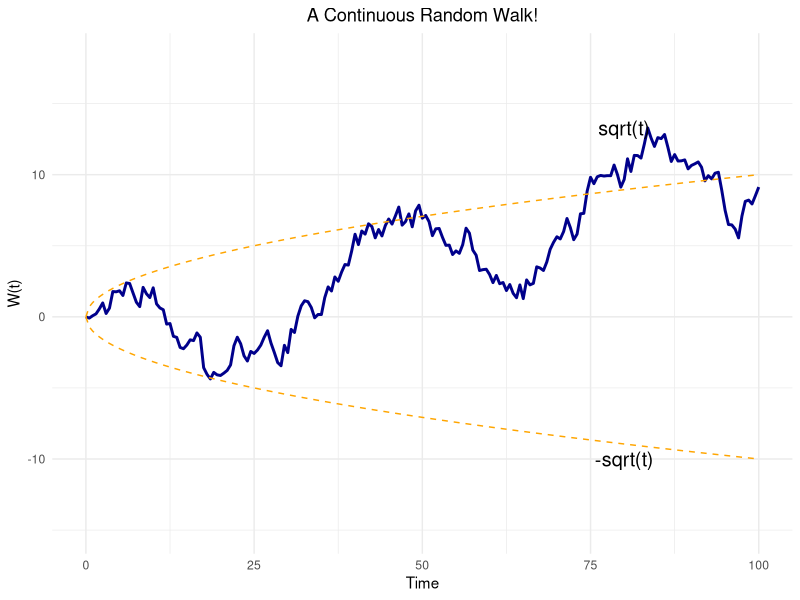

Here is the R script that generated this plot:
library(ggplot2)

T <- 100  
n_steps <- 200  
n_paths <- 1  
dt <- T / n_steps  

generate_brownian <- function(T, n_steps, n_paths) {
  paths <- matrix(0, nrow = n_steps + 1, ncol = n_paths)
  
  for (i in 2:(n_steps + 1)) {
    # Generate increments and create the Brownian path
    paths[i, ] <- paths[i - 1, ] + rnorm(n_paths, mean = 0, sd = sqrt(dt))
  }
  
  # Create a data frame for plotting
  t <- seq(0, T, length.out = n_steps + 1)
  paths_df <- data.frame(t = rep(t, times = n_paths),
                         value = as.vector(paths),
                         path = factor(rep(1:n_paths, each = n_steps + 1)))
  
  return(paths_df)
}

# Generate Brownian motion paths
paths_df <- generate_brownian(T = T, n_steps = n_steps, n_paths = n_paths)

# Define the standard deviation sqrt(t) for the plot
t <- seq(0, T, length.out = n_steps + 1)
upper_bound <- sqrt(t)
lower_bound <- -sqrt(t)

bounds_df <- data.frame(t = t, upper_bound = upper_bound, lower_bound = lower_bound)

# Set y-axis limits for better visualization
y_min <- min(c(lower_bound, min(paths_df$value))) - 5
y_max <- max(c(upper_bound, max(paths_df$value))) + 5

# Plot the Brownian motion path and sqrt(t)
ggplot() + 
  geom_line(data = paths_df, aes(x = t, y = value), size = 1, color = "darkblue") +
  geom_line(data = bounds_df, aes(x = t, y = upper_bound), color = "orange", linetype = "dashed") +
  geom_line(data = bounds_df, aes(x = t, y = lower_bound), color = "orange", linetype = "dashed") +
  labs(title = "A Continuous Random Walk!", x = "Time", y = "W(t)") +
  ylim(y_min, y_max) +
  theme_minimal() +
  theme(plot.title = element_text(hjust = 0.5), legend.position = "none") +
  annotate("text", x = 80, y = y_max - 5, label = "sqrt(t)", color = "black", size = 5) +
  annotate("text", x = 80, y = y_min + 5, label = "-sqrt(t)", color = "black", size = 5)
